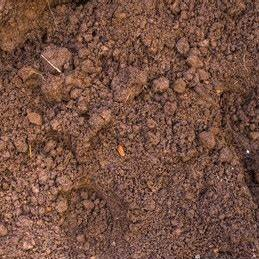
#> input picture dataset/soil_images/Loamy soil/loamy 7.jpg, 259 x 259 px
$ python -i soil_model.py   (imports and definitions only)
#> lines starting #> are read from the running program, lines starting #| are printed output that depends on the picture
import cv2
import numpy as np
import joblib

# Load the trained model we just created
# Ensure 'soil_model.pkl' is in the same folder
# [6 lines not run here, left out]

def extract_features(image_path):
    # MUST MATCH the training script exactly
    img = cv2.imread(image_path)
#> img is the input picture: shape (259, 259, 3); mean B, G, R 66.4, 81.1, 118.5
    if img is None: return None
    img = cv2.resize(img, (128, 128))
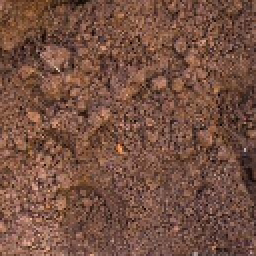
#> img: shape (128, 128, 3) (shown 2 times larger); mean B, G, R 66.3, 81, 118.3
    hsv = cv2.cvtColor(img, cv2.COLOR_BGR2HSV)
#> hsv: shape (128, 128, 3); mean H, S, V 8.8, 116.1, 118.3
    hist_hue = cv2.calcHist([hsv], [0], None, [256], [0, 256])
#> hist_hue = 256 values, max 3001 at index 8, min 0 at index 17, mean 64
    hist_sat = cv2.calcHist([hsv], [1], None, [256], [0, 256])
#> hist_sat = 256 values, max 311 at index 108, min 0 at index 0, mean 64
    hist_val = cv2.calcHist([hsv], [2], None, [256], [0, 256])
#> hist_val = 256 values, max 256 at index 120, min 0 at index 0, mean 64
    cv2.normalize(hist_hue, hist_hue)
    cv2.normalize(hist_sat, hist_sat)
    cv2.normalize(hist_val, hist_val)
    return np.concatenate([hist_hue, hist_sat, hist_val]).flatten()

def predict_soil_type(image_path):
    if not MODEL_LOADED:
        return "Model Error"

    # 1. Read image and get numbers
    features = extract_features(image_path)

    if features is None:
        return "Invalid Image"

    # 2. Reshape for the model (1 sample)
    features = features.reshape(1, -1)

    # 3. Ask the model to predict
    prediction = model.predict(features)

    # 4. Return the result (e.g., 'Black Soil')
    return prediction[0]

>>> result = extract_features('dataset/soil_images/Loamy soil/loamy 7.jpg')
#> result = 768 values, max 0.515 at index 8, min 0 at index 17, mean 0.0291

$ run again, on dataset/soil_images/Loamy soil/loamy 9.jpg
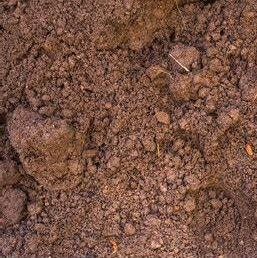
#> input picture dataset/soil_images/Loamy soil/loamy 9.jpg, 257 x 258 px
#> in extract_features, img is the input picture: shape (258, 257, 3); mean B, G, R 66.9, 82.2, 120.4
#> in extract_features, `img = cv2.resize(img, (128, 128))`:
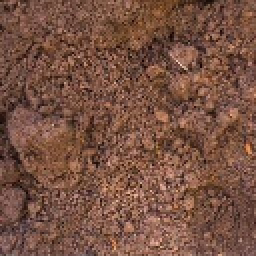
#> img: shape (128, 128, 3) (shown 2 times larger); mean B, G, R 66.6, 82, 120.1
#> hsv: shape (128, 128, 3); mean H, S, V 8.9, 117.9, 120.1
#> hist_hue = 256 values, max 3193 at index 9, min 0 at index 17, mean 64
#> hist_sat = 256 values, max 291 at index 110, min 0 at index 0, mean 64
#> hist_val = 256 values, max 247 at index 120, min 0 at index 0, mean 64
#> result = 768 values, max 0.534 at index 9, min 0 at index 17, mean 0.0291

$ run again, on dataset/soil_images/Loamy soil/loamy 1.png
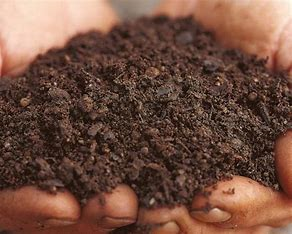
#> input picture dataset/soil_images/Loamy soil/loamy 1.png, 292 x 234 px
#> in extract_features, img is the input picture: shape (234, 292, 3); mean B, G, R 63.9, 78.3, 113.7
#> in extract_features, `img = cv2.resize(img, (128, 128))`:
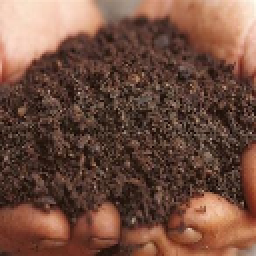
#> img: shape (128, 128, 3) (shown 2 times larger); mean B, G, R 63.8, 78.2, 113.6
#> hsv: shape (128, 128, 3); mean H, S, V 8.6, 120.1, 113.6
#> hist_hue = 256 values, max 2690 at index 8, min 0 at index 21, mean 64
#> hist_sat = 256 values, max 194 at index 130, min 0 at index 0, mean 64
#> hist_val = 256 values, max 182 at index 86, min 0 at index 0, mean 64
#> result = 768 values, max 0.481 at index 8, min 0 at index 21, mean 0.0351

$ run again, on dataset/soil_images/Loamy soil/loamy 10.png
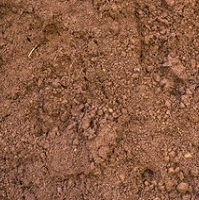
#> input picture dataset/soil_images/Loamy soil/loamy 10.png, 199 x 200 px
#> in extract_features, img is the input picture: shape (200, 199, 3); mean B, G, R 67.4, 93.1, 140.3
#> in extract_features, `img = cv2.resize(img, (128, 128))`:
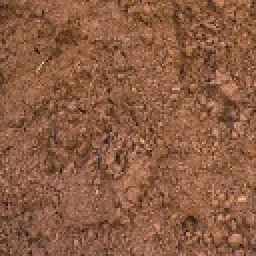
#> img: shape (128, 128, 3) (shown 2 times larger); mean B, G, R 67.3, 93, 140.3
#> hsv: shape (128, 128, 3); mean H, S, V 10.5, 135.6, 140.3
#> hist_hue = 256 values, max 5866 at index 11, min 0 at index 0, mean 64
#> hist_sat = 256 values, max 465 at index 128, min 0 at index 0, mean 64
#> hist_val = 256 values, max 291 at index 135, min 0 at index 0, mean 64
#> result = 768 values, max 0.708 at index 11, min 0 at index 0, mean 0.0252
